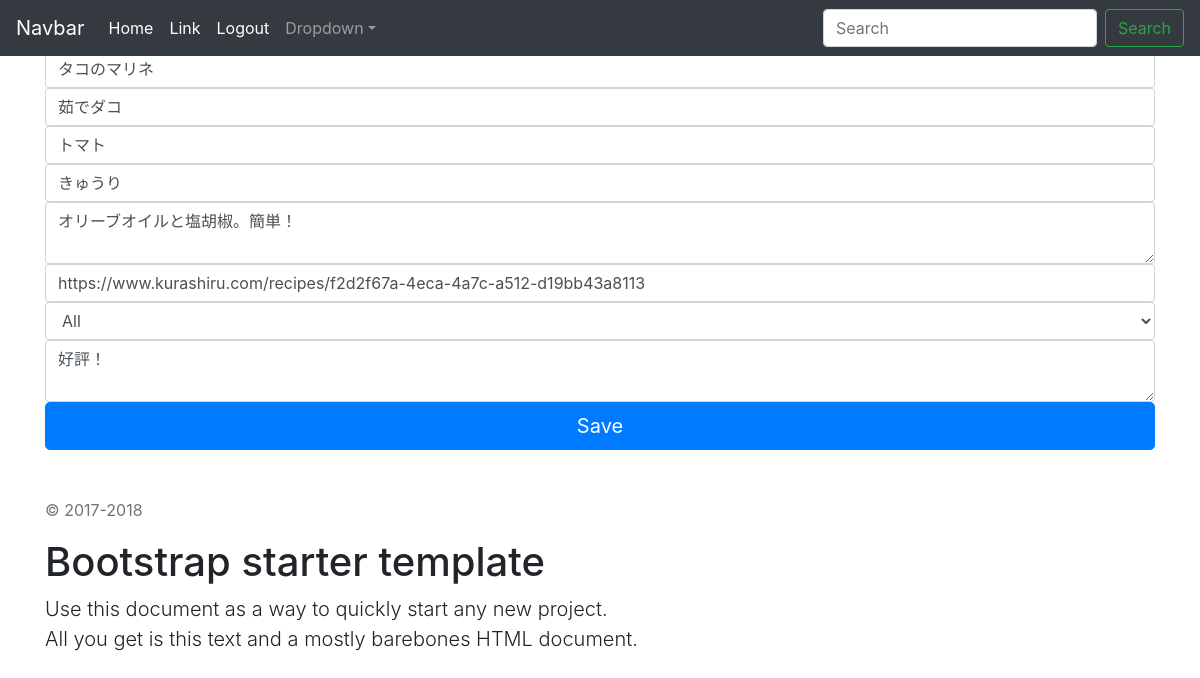
Page /recipe/copyrecipe.php?id=1 (signed in) on the committed database.
### tables this page shows
CREATE TABLE `recipe` (
  `id` int(11) NOT NULL,
  `userid` int(11) NOT NULL,
  `title` varchar(64) NOT NULL,
  `ingredient1` varchar(64) NOT NULL,
  `ingredient2` varchar(64) DEFAULT NULL,
  `ingredient3` varchar(64) DEFAULT NULL,
  `url` varchar(256) DEFAULT NULL,
  `recipememo` text,
  `season` varchar(64) NOT NULL,
  `review` text,
  `original` int(11) NOT NULL,
  `author` int(11) NOT NULL,
  `inputdate` datetime NOT NULL
);

### recipe/copyrecipe.php (the view, shortened to what this page needs)
<?php
$recipeid = $_GET["id"];
$pdo = db_conn();
$sql = "SELECT * FROM recipe WHERE id=:recipeid";
$stmt = $pdo->prepare($sql);
$stmt->bindValue(':recipeid', $recipeid, PDO::PARAM_INT);
$status = $stmt->execute();
if($status==false){
    sql_error();
} else {
    $recipe = $stmt->fetch();
}
$authorsql = "SELECT * FROM users WHERE id=:userid";
$author = $pdo->prepare($authorsql);
$author->bindValue(':userid', $recipe["userid"], PDO::PARAM_INT);
$authorstatus = $author->execute();
if($authorstatus==false){
    sql_error();
} else {
    $recipeauthor = $author->fetch();
}
?>
<!DOCTYPE html>
<html lang="en">
  <head>
      <link rel="stylesheet" href="https://getbootstrap.com/docs/4.0/dist/css/bootstrap.min.css">
    <link href="https://getbootstrap.com/docs/4.0/examples/starter-template/starter-template.css" rel="stylesheet">
  </head>
  <body>
    <nav class="navbar navbar-expand-md navbar-dark bg-dark fixed-top">
      <a class="navbar-brand" href="#">Navbar</a>
      <div class="collapse navbar-collapse" id="navbarsExampleDefault">
        <ul class="navbar-nav mr-auto">
          <li class="nav-item active">
            <a class="nav-link" href="#">Home <span class="sr-only">(current)</span></a>
          </li>
          <li class="nav-item active">
            <a class="nav-link" href="#">Link</a>
          </li>
          <li class="nav-item active">
            <a class="nav-link" href="../signin/logout.php">Logout</a>
          </li>
          <li class="nav-item dropdown">
            <a class="nav-link dropdown-toggle" href="http://example.com" id="dropdown01" data-toggle="dropdown" aria-haspopup="true" aria-expanded="false">Dropdown</a>
          </li>
        </ul>
        <form class="form-inline my-2 my-lg-0">
          <input class="form-control mr-sm-2" type="text" placeholder="Search" aria-label="Search">
          <button class="btn btn-outline-success my-2 my-sm-0" type="submit">Search</button>
        </form>
      </div>
    </nav>
    <div class="container">
      <form action="../recipe/savecopyrecipe.php?id=<?=$recipeid?>" method="post">
        <h1 class="h3 mb-3 font-weight-normal"><?=$recipeauthor["name"]?>さんのRecipe</h1>
        <input type="text" name="title" class="form-control" value="<?=$recipe["title"]?>" placeholder="Recipe title" required autofocus>
        <input type="text" name="ingredient1" class="form-control" value="<?=$recipe["ingredient1"]?>" placeholder="Ingredient" required autofocus>
        <input type="text" name="ingredient2" class="form-control" value="<?=$recipe["ingredient2"]?>" placeholder="Ingredient">
        <input type="text" name="ingredient3" class="form-control" value="<?=$recipe["ingredient3"]?>" placeholder="Ingredient">
        <textarea type="text" name="recipememo" class="form-control" placeholder="Recipe Memo"><?=$recipe["recipememo"]?></textarea>
        <input type="text" name="url" class="form-control" value="<?=$recipe["url"]?>" placeholder="URL">
        <select name="season" id="" class="form-control" value="<?=$recipe["season"]?>" placeholder="Season">
          <option value="all">All</option>
        </select>
        <textarea name="review" id="" class="form-control" placeholder="Review"><?=$recipe["review"]?></textarea>
        <button class="btn btn-lg btn-primary btn-block" type="submit">Save</button>
        <p class="mt-5 mb-3 text-muted">&copy; 2017-2018</p>
      </form>
      <div class="starter-template">
        <h1>Bootstrap starter template</h1>
        <p class="lead">Use this document as a way to quickly start any new project.<br> All you get is this text and a mostly barebones HTML document.</p>
      </div>
    </div>
  </body>
</html>

### rows in the picture
recipe: title "タコのマリネ", ingredient1 "茹でダコ", ingredient2 "トマト", ingredient3 "きゅうり", recipememo "オリーブオイルと塩胡椒。簡単！", url "https://www.kurashiru.com/recipes/f2d2f67a-4eca-4a7c-a512-d19bb43a8113", season "All", review "好評！"
